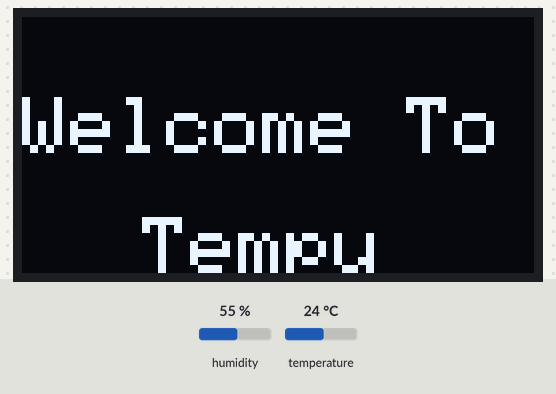
The sketch below on a simulated Arduino Uno, built with avr-gcc and run on an emulated ATmega328P. Shown: 128×64 one-colour display. The inputs (shaded band) are chosen by the test bench; at power-on: humidity 55 %, temperature 24 °C.

Above: at 1.1 s.
At 7.2 s:
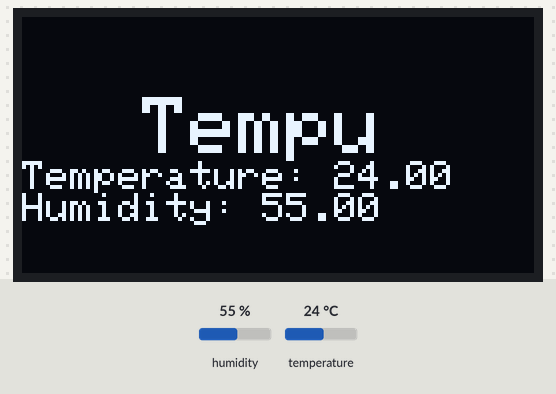
7.3 s: humidity set to 22 %
At 11.5 s:
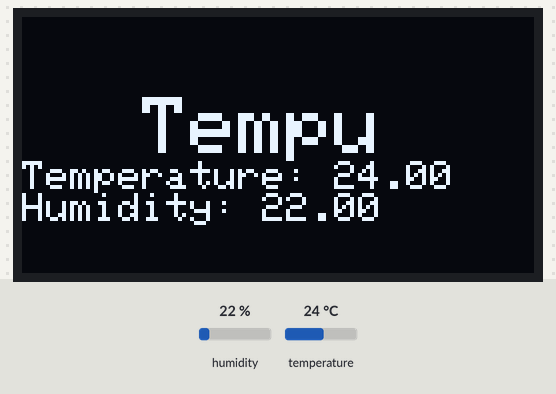
12.9 s: temperature set to 12 °C
At 17.2 s:
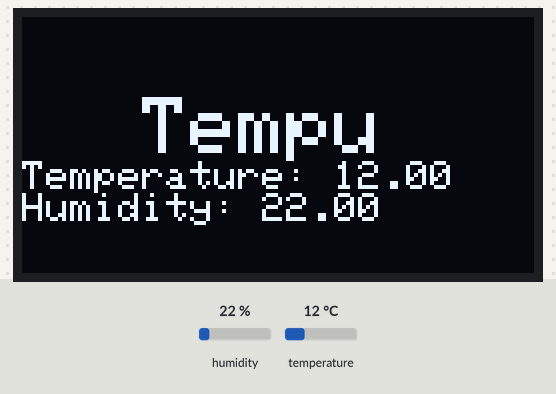
18.5 s: humidity set to 40 %
At 21.9 s:
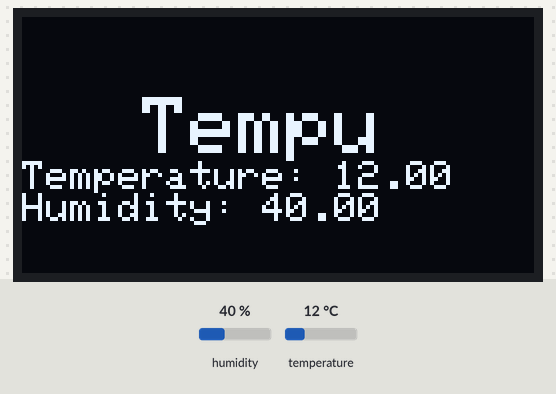
24.1 s: temperature set to 19 °C
Timing chart, 0 to 27.1 s (numbered marks = the images above; inputs shaded):
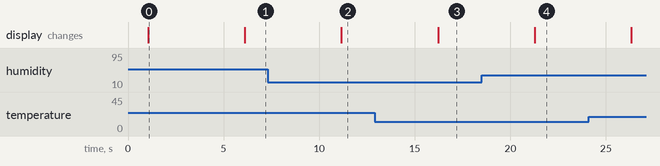

Measured:
- after the input at 7.3 s, the display: changes after 3.9 s (image 2)
- after the input at 12.9 s, the display: changes after 3.3 s (image 3)
- after the input at 18.5 s, the display: changes after 2.8 s (image 4)
- what the display in image 0 shows lasts 5.0 s, from 1.1 s to 6.1 s

The sketch:

dht11_oled.ino
```cpp
/*
Connections
===========
OLED -> NodeMCU
---------------
VCC -> 3.3V
GND -> GND
SCL -> D1
SDA -> D2

DHT11 -> NodeMCU
---------------
VCC -> 3.3V
GND -> GND
DATA -> D3
===========
*/

#include <Wire.h>
#include <Adafruit_GFX.h>
#include <Adafruit_SSD1306.h>
#include <DHT.h>

#define SCREEN_WIDTH 128 // OLED display width, in pixels
#define SCREEN_HEIGHT 64 // OLED display height, in pixels
#define DHTPIN 0

// Declaration for an SSD1306 display connected to I2C (SDA, SCL pins)
Adafruit_SSD1306 display(SCREEN_WIDTH, SCREEN_HEIGHT, &Wire, -1);
DHT dht(DHTPIN, DHT11);

void setup() {
  Serial.begin(115200);

  if(!display.begin(SSD1306_SWITCHCAPVCC, 0x3C)) {
    Serial.println("SSD1306 allocation failed");
    for(;;);
  }
  delay(1000);

  display.clearDisplay();
  display.setTextSize(1);
  display.setTextColor(WHITE);
  display.setCursor(0,20);
  display.setTextSize(2);
  display.println("Welcome To");
  display.setCursor(30,50);
  display.println("Tempu");
  display.display();
  delay(5000);
}
void loop() {
  float temp = dht.readTemperature();
  float humid = dht.readHumidity();

  if (!isnan(temp) && !isnan(humid)) {
    display.clearDisplay();
    display.setTextSize(1);
    display.setTextColor(WHITE);
    display.setCursor(30,20);
    display.setTextSize(2);
    display.println("Tempu");
    display.setTextSize(1);
    display.print("Temperature: ");
    display.println(temp);
    display.print("Humidity: ");
    display.println(humid);
    display.display();
  }
  delay(5000);


}
```
